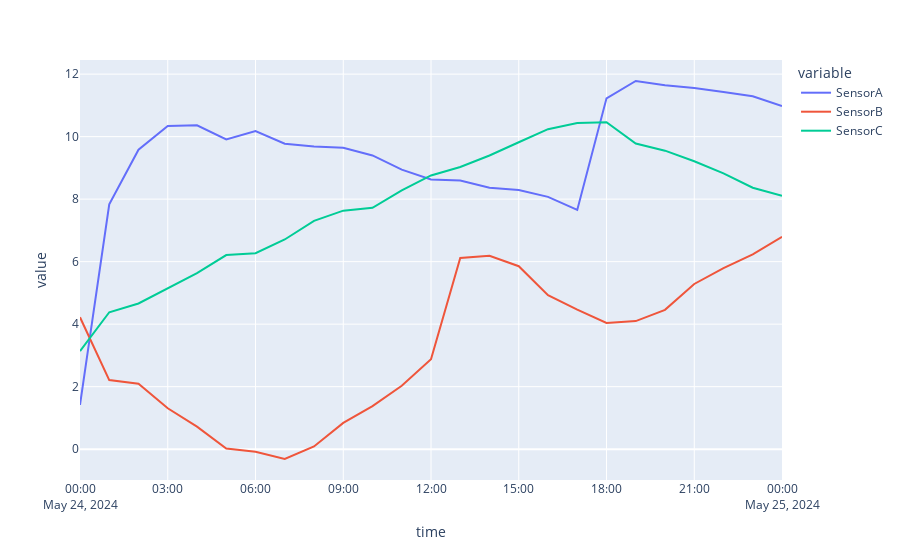

Notebook code for this chart:
### Code cell
df=df.set_index(pd.DatetimeIndex(df['time'])).drop(columns='time')
df_res=df.resample('5min',label='right',closed='right').mean()
df_60res=df.resample('60min',label='right',closed='right').mean()
fig3=px.line(df_60res)
fig3.show()

### Figure 1 — Plotly figure (JSON) as saved in the notebook; plotly's stock layout.template omitted (floating-point values rounded to 4 significant figures)
{"data": [{"hovertemplate": "variable=SensorA<br>time=%{x}<br>value=%{y}<extra></extra>", "legendgroup": "SensorA", "line": {"color": "#636efa", "dash": "solid"}, "marker": {"symbol": "circle"}, "mode": "lines", "name": "SensorA", "orientation": "v", "showlegend": true, "type": "scatter", "x": ["2024-05-24T00:00:00", "2024-05-24T01:00:00", "2024-05-24T02:00:00", "2024-05-24T03:00:00", "2024-05-24T04:00:00", "2024-05-24T05:00:00", "2024-05-24T06:00:00", "2024-05-24T07:00:00", "2024-05-24T08:00:00", "2024-05-24T09:00:00", "2024-05-24T10:00:00", "2024-05-24T11:00:00", "2024-05-24T12:00:00", "2024-05-24T13:00:00", "2024-05-24T14:00:00", "2024-05-24T15:00:00", "2024-05-24T16:00:00", "2024-05-24T17:00:00", "2024-05-24T18:00:00", "2024-05-24T19:00:00", "2024-05-24T20:00:00", "2024-05-24T21:00:00", "2024-05-24T22:00:00", "2024-05-24T23:00:00", "2024-05-25T00:00:00"], "xaxis": "x", "y": [1.416, 7.833, 9.582, 10.34, 10.36, 9.911, 10.18, 9.771, 9.685, 9.647, 9.399, 8.946, 8.627, 8.598, 8.365, 8.291, 8.072, 7.656, 11.23, 11.78, 11.64, 11.56, 11.43, 11.29, 10.98], "yaxis": "y"}, {"hovertemplate": "variable=SensorB<br>time=%{x}<br>value=%{y}<extra></extra>", "legendgroup": "SensorB", "line": {"color": "#EF553B", "dash": "solid"}, "marker": {"symbol": "circle"}, "mode": "lines", "name": "SensorB", "orientation": "v", "showlegend": true, "type": "scatter", "x": ["2024-05-24T00:00:00", "2024-05-24T01:00:00", "2024-05-24T02:00:00", "2024-05-24T03:00:00", "2024-05-24T04:00:00", "2024-05-24T05:00:00", "2024-05-24T06:00:00", "2024-05-24T07:00:00", "2024-05-24T08:00:00", "2024-05-24T09:00:00", "2024-05-24T10:00:00", "2024-05-24T11:00:00", "2024-05-24T12:00:00", "2024-05-24T13:00:00", "2024-05-24T14:00:00", "2024-05-24T15:00:00", "2024-05-24T16:00:00", "2024-05-24T17:00:00", "2024-05-24T18:00:00", "2024-05-24T19:00:00", "2024-05-24T20:00:00", "2024-05-24T21:00:00", "2024-05-24T22:00:00", "2024-05-24T23:00:00", "2024-05-25T00:00:00"], "xaxis": "x", "y": [4.22, 2.21, 2.093, 1.309, 0.7209, 0.01981, -0.08334, -0.3148, 0.08723, 0.8406, 1.377, 2.029, 2.875, 6.12, 6.189, 5.855, 4.93, 4.463, 4.037, 4.099, 4.459, 5.286, 5.795, 6.235, 6.796], "yaxis": "y"}, {"hovertemplate": "variable=SensorC<br>time=%{x}<br>value=%{y}<extra></extra>", "legendgroup": "SensorC", "line": {"color": "#00cc96", "dash": "solid"}, "marker": {"symbol": "circle"}, "mode": "lines", "name": "SensorC", "orientation": "v", "showlegend": true, "type": "scatter", "x": ["2024-05-24T00:00:00", "2024-05-24T01:00:00", "2024-05-24T02:00:00", "2024-05-24T03:00:00", "2024-05-24T04:00:00", "2024-05-24T05:00:00", "2024-05-24T06:00:00", "2024-05-24T07:00:00", "2024-05-24T08:00:00", "2024-05-24T09:00:00", "2024-05-24T10:00:00", "2024-05-24T11:00:00", "2024-05-24T12:00:00", "2024-05-24T13:00:00", "2024-05-24T14:00:00", "2024-05-24T15:00:00", "2024-05-24T16:00:00", "2024-05-24T17:00:00", "2024-05-24T18:00:00", "2024-05-24T19:00:00", "2024-05-24T20:00:00", "2024-05-24T21:00:00", "2024-05-24T22:00:00", "2024-05-24T23:00:00", "2024-05-25T00:00:00"], "xaxis": "x", "y": [3.14, 4.38, 4.661, 5.139, 5.636, 6.212, 6.269, 6.709, 7.307, 7.632, 7.724, 8.279, 8.759, 9.029, 9.396, 9.82, 10.24, 10.43, 10.46, 9.779, 9.551, 9.213, 8.823, 8.364, 8.107], "yaxis": "y"}], "layout": {"legend": {"title": {"text": "variable"}, "tracegroupgap": 0}, "margin": {"t": 60}, "xaxis": {"anchor": "y", "domain": [0, 1], "title": {"text": "time"}}, "yaxis": {"anchor": "x", "domain": [0, 1], "title": {"text": "value"}}}}
